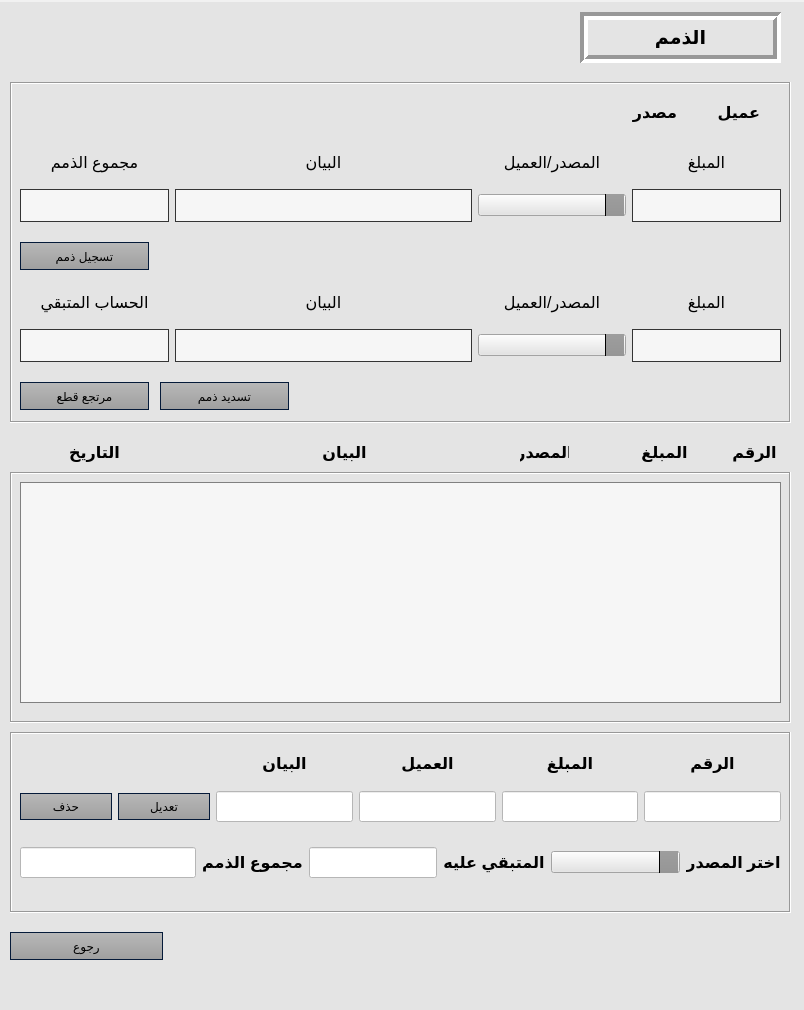
<?xml version="1.0" encoding="UTF-8"?>
<ui version="4.0">
 <class>DebtForm</class>
 <widget class="QMainWindow" name="DebtForm">
  <property name="geometry">
   <rect>
    <x>0</x>
    <y>0</y>
    <width>804</width>
    <height>1010</height>
   </rect>
  </property>
  <property name="windowTitle">
   <string>Debt From</string>
  </property>
  <property name="layoutDirection">
   <enum>Qt::RightToLeft</enum>
  </property>
  <property name="styleSheet">
   <string notr="true">background-color: #e4e4e4;
	color: #000;
	selection-background-color: #46a2da;
	selection-color: #fff;</string>
  </property>
  <widget class="QWidget" name="centralwidget">
   <widget class="QFrame" name="frame_2">
    <property name="geometry">
     <rect>
      <x>10</x>
      <y>80</y>
      <width>781</width>
      <height>341</height>
     </rect>
    </property>
    <property name="frameShape">
     <enum>QFrame::Box</enum>
    </property>
    <property name="frameShadow">
     <enum>QFrame::Sunken</enum>
    </property>
    <widget class="QWidget" name="gridLayoutWidget">
     <property name="geometry">
      <rect>
       <x>10</x>
       <y>60</y>
       <width>761</width>
       <height>80</height>
      </rect>
     </property>
     <layout class="QGridLayout" name="gridLayout" columnstretch="1,1,2,1">
      <item row="0" column="0">
       <widget class="QLabel" name="label">
        <property name="font">
         <font>
          <family>Arial</family>
          <pointsize>12</pointsize>
          <bold>false</bold>
         </font>
        </property>
        <property name="text">
         <string>المبلغ</string>
        </property>
        <property name="alignment">
         <set>Qt::AlignCenter</set>
        </property>
       </widget>
      </item>
      <item row="0" column="1">
       <widget class="QLabel" name="lblAgentSource">
        <property name="font">
         <font>
          <family>Arial</family>
          <pointsize>12</pointsize>
         </font>
        </property>
        <property name="text">
         <string>المصدر/العميل</string>
        </property>
        <property name="alignment">
         <set>Qt::AlignCenter</set>
        </property>
       </widget>
      </item>
      <item row="0" column="3">
       <widget class="QLabel" name="label_4">
        <property name="font">
         <font>
          <family>Arial</family>
          <pointsize>12</pointsize>
         </font>
        </property>
        <property name="text">
         <string>مجموع الذمم</string>
        </property>
        <property name="alignment">
         <set>Qt::AlignCenter</set>
        </property>
       </widget>
      </item>
      <item row="0" column="2">
       <widget class="QLabel" name="label_3">
        <property name="font">
         <font>
          <family>Arial</family>
          <pointsize>12</pointsize>
         </font>
        </property>
        <property name="text">
         <string>البيان</string>
        </property>
        <property name="alignment">
         <set>Qt::AlignCenter</set>
        </property>
       </widget>
      </item>
      <item row="1" column="0">
       <widget class="QLineEdit" name="inputAmount">
        <property name="font">
         <font>
          <pointsize>14</pointsize>
         </font>
        </property>
        <property name="styleSheet">
         <string notr="true">QLineEdit
{
	background-color: #f6f6f6;
	color : #000;
	border: 1px solid #343434;
	padding: 3px;
	padding-left: 5px;

}</string>
        </property>
       </widget>
      </item>
      <item row="1" column="2">
       <widget class="QLineEdit" name="inputComment">
        <property name="font">
         <font>
          <pointsize>14</pointsize>
         </font>
        </property>
        <property name="styleSheet">
         <string notr="true">QLineEdit
{
	background-color: #f6f6f6;
	color : #000;
	border: 1px solid #343434;
	padding: 3px;
	padding-left: 5px;

}</string>
        </property>
       </widget>
      </item>
      <item row="1" column="3">
       <widget class="QLineEdit" name="inputSumDebt">
        <property name="font">
         <font>
          <pointsize>14</pointsize>
         </font>
        </property>
        <property name="styleSheet">
         <string notr="true">QLineEdit
{
	background-color: #f6f6f6;
	color : #000;
	border: 1px solid #343434;
	padding: 3px;
	padding-left: 5px;

}</string>
        </property>
       </widget>
      </item>
      <item row="1" column="1">
       <widget class="QComboBox" name="cbSource">
        <property name="cursor">
         <cursorShape>PointingHandCursor</cursorShape>
        </property>
        <property name="layoutDirection">
         <enum>Qt::LeftToRight</enum>
        </property>
        <property name="styleSheet">
         <string notr="true">QComboBox::drop-down
{
	background-color: qlineargradient(spread:repeat, x1:1, y1:0, x2:1, y2:1, stop:0 rgba(157, 157, 157, 255),stop:1 rgba(150, 150, 150, 255));
    subcontrol-origin: padding;
    subcontrol-position: top right;
    width: 15px;
    border-left-width: 1px;
    border-left-color: black;
    border-left-style: solid; 

}



</string>
        </property>
       </widget>
      </item>
     </layout>
    </widget>
    <widget class="QWidget" name="gridLayoutWidget_2">
     <property name="geometry">
      <rect>
       <x>10</x>
       <y>200</y>
       <width>761</width>
       <height>80</height>
      </rect>
     </property>
     <layout class="QGridLayout" name="gridLayout_3" columnstretch="1,1,2,1">
      <item row="0" column="0">
       <widget class="QLabel" name="label_9">
        <property name="font">
         <font>
          <family>Arial</family>
          <pointsize>12</pointsize>
          <bold>false</bold>
         </font>
        </property>
        <property name="text">
         <string>المبلغ</string>
        </property>
        <property name="alignment">
         <set>Qt::AlignCenter</set>
        </property>
       </widget>
      </item>
      <item row="0" column="1">
       <widget class="QLabel" name="lblAgentSource2">
        <property name="font">
         <font>
          <family>Arial</family>
          <pointsize>12</pointsize>
         </font>
        </property>
        <property name="text">
         <string>المصدر/العميل</string>
        </property>
        <property name="alignment">
         <set>Qt::AlignCenter</set>
        </property>
       </widget>
      </item>
      <item row="0" column="3">
       <widget class="QLabel" name="label_11">
        <property name="font">
         <font>
          <family>Arial</family>
          <pointsize>12</pointsize>
         </font>
        </property>
        <property name="text">
         <string>الحساب المتبقي</string>
        </property>
        <property name="alignment">
         <set>Qt::AlignCenter</set>
        </property>
       </widget>
      </item>
      <item row="0" column="2">
       <widget class="QLabel" name="label_12">
        <property name="font">
         <font>
          <family>Arial</family>
          <pointsize>12</pointsize>
         </font>
        </property>
        <property name="text">
         <string>البيان</string>
        </property>
        <property name="alignment">
         <set>Qt::AlignCenter</set>
        </property>
       </widget>
      </item>
      <item row="1" column="0">
       <widget class="QLineEdit" name="inputAmount2">
        <property name="font">
         <font>
          <pointsize>14</pointsize>
         </font>
        </property>
        <property name="styleSheet">
         <string notr="true">QLineEdit
{
	background-color: #f6f6f6;
	color : #000;
	border: 1px solid #343434;
	padding: 3px;
	padding-left: 5px;

}</string>
        </property>
       </widget>
      </item>
      <item row="1" column="2">
       <widget class="QLineEdit" name="inputComment2">
        <property name="font">
         <font>
          <pointsize>14</pointsize>
         </font>
        </property>
        <property name="styleSheet">
         <string notr="true">QLineEdit
{
	background-color: #f6f6f6;
	color : #000;
	border: 1px solid #343434;
	padding: 3px;
	padding-left: 5px;

}</string>
        </property>
       </widget>
      </item>
      <item row="1" column="3">
       <widget class="QLineEdit" name="inputSumRest">
        <property name="font">
         <font>
          <pointsize>14</pointsize>
         </font>
        </property>
        <property name="styleSheet">
         <string notr="true">QLineEdit
{
	background-color: #f6f6f6;
	color : #000;
	border: 1px solid #343434;
	padding: 3px;
	padding-left: 5px;

}</string>
        </property>
       </widget>
      </item>
      <item row="1" column="1">
       <widget class="QComboBox" name="cbAgent">
        <property name="cursor">
         <cursorShape>PointingHandCursor</cursorShape>
        </property>
        <property name="layoutDirection">
         <enum>Qt::LeftToRight</enum>
        </property>
        <property name="styleSheet">
         <string notr="true">QComboBox::drop-down
{
	background-color: qlineargradient(spread:repeat, x1:1, y1:0, x2:1, y2:1, stop:0 rgba(157, 157, 157, 255),stop:1 rgba(150, 150, 150, 255));
    subcontrol-origin: padding;
    subcontrol-position: top right;
    width: 15px;
    border-left-width: 1px;
    border-left-color: black;
    border-left-style: solid; 

}



</string>
        </property>
       </widget>
      </item>
     </layout>
    </widget>
    <widget class="QPushButton" name="btnAdd">
     <property name="geometry">
      <rect>
       <x>10</x>
       <y>160</y>
       <width>129</width>
       <height>28</height>
      </rect>
     </property>
     <property name="styleSheet">
      <string notr="true">QPushButton {
  background-color: qlineargradient(spread:repeat, x1:1, y1:0, x2:1, y2:1, stop:0 rgba(184, 184,      184, 255),stop:1 rgba(159, 159, 159, 255));
	color: #000;
	min-width: 80px;
	border-style: solid;
	border-width: 1px;
	border-color: #051a39;
	padding: 5px;
}
QPushButton#btnAdd:hover
{
	background-color: rgba(70,162,218,50%);
	border: 1px solid #46a2da;

}

QPushButton#btnAdd:pressed {
    background-color: qlineargradient(x1: 0, y1: 0, x2: 0, y2: 1,
                                      stop: 0 #dadbde, stop: 1 #f6f7fa);
}</string>
     </property>
     <property name="text">
      <string>تسجيل ذمم</string>
     </property>
    </widget>
    <widget class="QPushButton" name="btnReturn">
     <property name="geometry">
      <rect>
       <x>10</x>
       <y>300</y>
       <width>129</width>
       <height>28</height>
      </rect>
     </property>
     <property name="styleSheet">
      <string notr="true">QPushButton {
  background-color: qlineargradient(spread:repeat, x1:1, y1:0, x2:1, y2:1, stop:0 rgba(184, 184,      184, 255),stop:1 rgba(159, 159, 159, 255));
	color: #000;
	min-width: 80px;
	border-style: solid;
	border-width: 1px;
	border-color: #051a39;
	padding: 5px;
}
QPushButton#btnReturn:hover
{
	background-color: rgba(70,162,218,50%);
	border: 1px solid #46a2da;

}

QPushButton#btnReturn:pressed {
    background-color: qlineargradient(x1: 0, y1: 0, x2: 0, y2: 1,
                                      stop: 0 #dadbde, stop: 1 #f6f7fa);
}</string>
     </property>
     <property name="text">
      <string>مرتجع قطع</string>
     </property>
    </widget>
    <widget class="QPushButton" name="btnPay">
     <property name="geometry">
      <rect>
       <x>150</x>
       <y>300</y>
       <width>129</width>
       <height>28</height>
      </rect>
     </property>
     <property name="styleSheet">
      <string notr="true">QPushButton {
  background-color: qlineargradient(spread:repeat, x1:1, y1:0, x2:1, y2:1, stop:0 rgba(184, 184,      184, 255),stop:1 rgba(159, 159, 159, 255));
	color: #000;
	min-width: 80px;
	border-style: solid;
	border-width: 1px;
	border-color: #051a39;
	padding: 5px;
}
QPushButton#btnPay:hover
{
	background-color: rgba(70,162,218,50%);
	border: 1px solid #46a2da;

}

QPushButton#btnPay:pressed {
    background-color: qlineargradient(x1: 0, y1: 0, x2: 0, y2: 1,
                                      stop: 0 #dadbde, stop: 1 #f6f7fa);
}</string>
     </property>
     <property name="text">
      <string>تسديد ذمم</string>
     </property>
    </widget>
    <widget class="QWidget" name="horizontalLayoutWidget">
     <property name="geometry">
      <rect>
       <x>610</x>
       <y>10</y>
       <width>160</width>
       <height>41</height>
      </rect>
     </property>
     <layout class="QHBoxLayout" name="horizontalLayout">
      <item>
       <widget class="QRadioButton" name="rdbAgent">
        <property name="font">
         <font>
          <family>Arial</family>
          <pointsize>12</pointsize>
          <bold>true</bold>
         </font>
        </property>
        <property name="styleSheet">
         <string notr="true">QRadioButton 
{
	color: #000;
	background-color: transparent;

}


QRadioButton#rdbAgent::indicator::unchecked:hover 
{
	background-color: darkgray;
	border: 2px solid #46a2da;
	border-radius: 6px;
}


QRadioButton#rdbAgent::indicator::checked 
{
	border: 2px solid #52beff;
	border-radius: 6px;
	background-color: #0088da;  
	width: 9px; 
	height: 9px; 

}</string>
        </property>
        <property name="text">
         <string>عميل</string>
        </property>
       </widget>
      </item>
      <item>
       <widget class="QRadioButton" name="rdbSource">
        <property name="font">
         <font>
          <family>Arial</family>
          <pointsize>12</pointsize>
          <bold>true</bold>
         </font>
        </property>
        <property name="styleSheet">
         <string notr="true">QRadioButton 
{
	color: #000;
	background-color: transparent;

}


QRadioButton#rdbSource::indicator::unchecked:hover 
{
	background-color: darkgray;
	border: 2px solid #46a2da;
	border-radius: 6px;
}


QRadioButton#rdbSource::indicator::checked 
{
	border: 2px solid #52beff;
	border-radius: 6px;
	background-color: #0088da;  
	width: 9px; 
	height: 9px; 

}</string>
        </property>
        <property name="text">
         <string>مصدر</string>
        </property>
       </widget>
      </item>
     </layout>
    </widget>
   </widget>
   <widget class="QFrame" name="frame">
    <property name="geometry">
     <rect>
      <x>580</x>
      <y>10</y>
      <width>201</width>
      <height>51</height>
     </rect>
    </property>
    <property name="frameShape">
     <enum>QFrame::Box</enum>
    </property>
    <property name="frameShadow">
     <enum>QFrame::Sunken</enum>
    </property>
    <property name="lineWidth">
     <number>4</number>
    </property>
    <widget class="QLabel" name="label_13">
     <property name="geometry">
      <rect>
       <x>30</x>
       <y>10</y>
       <width>141</width>
       <height>31</height>
      </rect>
     </property>
     <property name="font">
      <font>
       <family>Arial</family>
       <pointsize>14</pointsize>
       <bold>true</bold>
      </font>
     </property>
     <property name="text">
      <string>الذمم</string>
     </property>
     <property name="alignment">
      <set>Qt::AlignCenter</set>
     </property>
    </widget>
   </widget>
   <widget class="QPushButton" name="btnBack">
    <property name="geometry">
     <rect>
      <x>10</x>
      <y>930</y>
      <width>153</width>
      <height>28</height>
     </rect>
    </property>
    <property name="styleSheet">
     <string notr="true">QPushButton {
  background-color: qlineargradient(spread:repeat, x1:1, y1:0, x2:1, y2:1, stop:0 rgba(184, 184,      184, 255),stop:1 rgba(159, 159, 159, 255));
	color: #000;
	min-width: 80px;
	border-style: solid;
	border-width: 1px;
	border-color: #051a39;
	padding: 5px;
}
QPushButton#btnBack:hover
{
	background-color: rgba(70,162,218,50%);
	border: 1px solid #46a2da;

}

QPushButton#btnBack:pressed {
    background-color: qlineargradient(x1: 0, y1: 0, x2: 0, y2: 1,
                                      stop: 0 #dadbde, stop: 1 #f6f7fa);
}</string>
    </property>
    <property name="text">
     <string>رجوع</string>
    </property>
   </widget>
   <widget class="QLabel" name="label_2">
    <property name="geometry">
     <rect>
      <x>730</x>
      <y>440</y>
      <width>49</width>
      <height>21</height>
     </rect>
    </property>
    <property name="font">
     <font>
      <family>Arial</family>
      <pointsize>12</pointsize>
      <bold>true</bold>
     </font>
    </property>
    <property name="layoutDirection">
     <enum>Qt::RightToLeft</enum>
    </property>
    <property name="text">
     <string>الرقم</string>
    </property>
    <property name="alignment">
     <set>Qt::AlignCenter</set>
    </property>
   </widget>
   <widget class="QLabel" name="label_5">
    <property name="geometry">
     <rect>
      <x>320</x>
      <y>440</y>
      <width>49</width>
      <height>21</height>
     </rect>
    </property>
    <property name="font">
     <font>
      <family>Arial</family>
      <pointsize>12</pointsize>
      <bold>true</bold>
     </font>
    </property>
    <property name="layoutDirection">
     <enum>Qt::RightToLeft</enum>
    </property>
    <property name="text">
     <string>البيان</string>
    </property>
    <property name="alignment">
     <set>Qt::AlignCenter</set>
    </property>
   </widget>
   <widget class="QLabel" name="label_6">
    <property name="geometry">
     <rect>
      <x>640</x>
      <y>440</y>
      <width>49</width>
      <height>21</height>
     </rect>
    </property>
    <property name="font">
     <font>
      <family>Arial</family>
      <pointsize>12</pointsize>
      <bold>true</bold>
     </font>
    </property>
    <property name="layoutDirection">
     <enum>Qt::RightToLeft</enum>
    </property>
    <property name="text">
     <string>المبلغ</string>
    </property>
    <property name="alignment">
     <set>Qt::AlignCenter</set>
    </property>
   </widget>
   <widget class="QFrame" name="frame_4">
    <property name="geometry">
     <rect>
      <x>10</x>
      <y>470</y>
      <width>781</width>
      <height>251</height>
     </rect>
    </property>
    <property name="frameShape">
     <enum>QFrame::Box</enum>
    </property>
    <property name="frameShadow">
     <enum>QFrame::Sunken</enum>
    </property>
    <widget class="QListView" name="listViewDebtList">
     <property name="geometry">
      <rect>
       <x>10</x>
       <y>10</y>
       <width>761</width>
       <height>221</height>
      </rect>
     </property>
     <property name="layoutDirection">
      <enum>Qt::RightToLeft</enum>
     </property>
     <property name="styleSheet">
      <string notr="true">QListView 
{
	background-color: #f6f6f6;
    border : none;
    color: #000;
    show-decoration-selected: 1; 
    outline: 0;
	border: 1px solid gray;

}


QListView#listViewAgentsDebts::disabled 
{
	background-color: #656565;
	color: #1b1b1b;
    border: 1px solid #656565;

}


QListView#listViewAgentsDebts::item 
{
	background-color: #f6f6f6;
    padding: 1px;

}


QListView#listViewAgentsDebts::item:alternate 
{
    background-color: #c6c6c6;

}


QListView#listViewAgentsDebts::item:alternate:selected
{
    background-color: red;

}


QListView#listViewAgentsDebts::item:selected 
{
	background-color: #b78620;
	border: 1px solid #b78620;
	color: #fff;

}


QListView#listViewAgentsDebts::item:selected:!active 
{
	background-color: #46a2da;
	border: 1px solid #46a2da;
	color: #fff;

}


QListView#listViewAgentsDebts::item:selected:active 
{
	background-color: #46a2da;
	border: 1px solid #46a2da;
	color: #fff;

}


QListView#listViewAgentsDebts::item:hover {
    background-color: #5e5e5e;
    border: none;
    color: #000;

}</string>
     </property>
    </widget>
   </widget>
   <widget class="QFrame" name="frame_5">
    <property name="geometry">
     <rect>
      <x>10</x>
      <y>730</y>
      <width>781</width>
      <height>181</height>
     </rect>
    </property>
    <property name="frameShape">
     <enum>QFrame::Box</enum>
    </property>
    <property name="frameShadow">
     <enum>QFrame::Sunken</enum>
    </property>
    <widget class="QWidget" name="gridLayoutWidget_3">
     <property name="geometry">
      <rect>
       <x>10</x>
       <y>10</y>
       <width>761</width>
       <height>80</height>
      </rect>
     </property>
     <layout class="QGridLayout" name="gridLayout_2">
      <item row="0" column="6">
       <widget class="QLabel" name="label_10">
        <property name="font">
         <font>
          <family>Arial</family>
          <pointsize>12</pointsize>
          <bold>true</bold>
         </font>
        </property>
        <property name="layoutDirection">
         <enum>Qt::RightToLeft</enum>
        </property>
        <property name="text">
         <string>البيان</string>
        </property>
        <property name="alignment">
         <set>Qt::AlignCenter</set>
        </property>
       </widget>
      </item>
      <item row="1" column="7">
       <widget class="QPushButton" name="btnEdit">
        <property name="styleSheet">
         <string notr="true">QPushButton {
  background-color: qlineargradient(spread:repeat, x1:1, y1:0, x2:1, y2:1, stop:0 rgba(184, 184,      184, 255),stop:1 rgba(159, 159, 159, 255));
	color: #000;
	min-width: 80px;
	border-style: solid;
	border-width: 1px;
	border-color: #051a39;
	padding: 5px;
}
QPushButton#btnEdit:hover
{
	background-color: rgba(70,162,218,50%);
	border: 1px solid #46a2da;

}

QPushButton#btnEdit:pressed {
    background-color: qlineargradient(x1: 0, y1: 0, x2: 0, y2: 1,
                                      stop: 0 #dadbde, stop: 1 #f6f7fa);
}</string>
        </property>
        <property name="text">
         <string>تعديل</string>
        </property>
       </widget>
      </item>
      <item row="1" column="2">
       <widget class="QLineEdit" name="inputNum">
        <property name="font">
         <font>
          <pointsize>14</pointsize>
         </font>
        </property>
        <property name="styleSheet">
         <string notr="true">background-color: rgb(255, 255, 255);</string>
        </property>
       </widget>
      </item>
      <item row="1" column="6">
       <widget class="QLineEdit" name="inputComment_2">
        <property name="font">
         <font>
          <pointsize>14</pointsize>
         </font>
        </property>
        <property name="styleSheet">
         <string notr="true">background-color: rgb(255, 255, 255);</string>
        </property>
       </widget>
      </item>
      <item row="0" column="5">
       <widget class="QLabel" name="label_14">
        <property name="font">
         <font>
          <family>Arial</family>
          <pointsize>12</pointsize>
          <bold>true</bold>
         </font>
        </property>
        <property name="layoutDirection">
         <enum>Qt::RightToLeft</enum>
        </property>
        <property name="text">
         <string>العميل</string>
        </property>
        <property name="alignment">
         <set>Qt::AlignCenter</set>
        </property>
       </widget>
      </item>
      <item row="0" column="2">
       <widget class="QLabel" name="label_7">
        <property name="font">
         <font>
          <family>Arial</family>
          <pointsize>12</pointsize>
          <bold>true</bold>
         </font>
        </property>
        <property name="layoutDirection">
         <enum>Qt::RightToLeft</enum>
        </property>
        <property name="text">
         <string>الرقم</string>
        </property>
        <property name="alignment">
         <set>Qt::AlignCenter</set>
        </property>
       </widget>
      </item>
      <item row="1" column="4">
       <widget class="QLineEdit" name="inputSum">
        <property name="font">
         <font>
          <pointsize>14</pointsize>
         </font>
        </property>
        <property name="styleSheet">
         <string notr="true">background-color: rgb(255, 255, 255);</string>
        </property>
       </widget>
      </item>
      <item row="0" column="4">
       <widget class="QLabel" name="label_8">
        <property name="font">
         <font>
          <family>Arial</family>
          <pointsize>12</pointsize>
          <bold>true</bold>
         </font>
        </property>
        <property name="layoutDirection">
         <enum>Qt::RightToLeft</enum>
        </property>
        <property name="text">
         <string>المبلغ</string>
        </property>
        <property name="alignment">
         <set>Qt::AlignCenter</set>
        </property>
       </widget>
      </item>
      <item row="1" column="5">
       <widget class="QLineEdit" name="inputAgent">
        <property name="font">
         <font>
          <pointsize>14</pointsize>
         </font>
        </property>
        <property name="styleSheet">
         <string notr="true">background-color: rgb(255, 255, 255);</string>
        </property>
       </widget>
      </item>
      <item row="1" column="8">
       <widget class="QPushButton" name="btnDelete">
        <property name="styleSheet">
         <string notr="true">QPushButton {
  background-color: qlineargradient(spread:repeat, x1:1, y1:0, x2:1, y2:1, stop:0 rgba(184, 184,      184, 255),stop:1 rgba(159, 159, 159, 255));
	color: #000;
	min-width: 80px;
	border-style: solid;
	border-width: 1px;
	border-color: #051a39;
	padding: 5px;
}
QPushButton#btnDelete:hover
{
	background-color: rgba(70,162,218,50%);
	border: 1px solid #46a2da;

}

QPushButton#btnDelete:pressed {
    background-color: qlineargradient(x1: 0, y1: 0, x2: 0, y2: 1,
                                      stop: 0 #dadbde, stop: 1 #f6f7fa);
}</string>
        </property>
        <property name="text">
         <string>حذف</string>
        </property>
       </widget>
      </item>
     </layout>
    </widget>
    <widget class="QWidget" name="horizontalLayoutWidget_2">
     <property name="geometry">
      <rect>
       <x>10</x>
       <y>100</y>
       <width>761</width>
       <height>61</height>
      </rect>
     </property>
     <layout class="QHBoxLayout" name="horizontalLayout_2" stretch="1,2,0,2,0,0">
      <item>
       <widget class="QLabel" name="label_17">
        <property name="font">
         <font>
          <family>Arial</family>
          <pointsize>12</pointsize>
          <bold>true</bold>
         </font>
        </property>
        <property name="layoutDirection">
         <enum>Qt::RightToLeft</enum>
        </property>
        <property name="text">
         <string>اختر المصدر</string>
        </property>
        <property name="alignment">
         <set>Qt::AlignCenter</set>
        </property>
       </widget>
      </item>
      <item>
       <widget class="QComboBox" name="cbAgents">
        <property name="cursor">
         <cursorShape>PointingHandCursor</cursorShape>
        </property>
        <property name="layoutDirection">
         <enum>Qt::LeftToRight</enum>
        </property>
        <property name="styleSheet">
         <string notr="true">QComboBox::drop-down
{
	background-color: qlineargradient(spread:repeat, x1:1, y1:0, x2:1, y2:1, stop:0 rgba(157, 157, 157, 255),stop:1 rgba(150, 150, 150, 255));
    subcontrol-origin: padding;
    subcontrol-position: top right;
    width: 15px;
    border-left-width: 1px;
    border-left-color: black;
    border-left-style: solid; 

}



</string>
        </property>
       </widget>
      </item>
      <item>
       <widget class="QLabel" name="label_16">
        <property name="font">
         <font>
          <family>Arial</family>
          <pointsize>12</pointsize>
          <bold>true</bold>
         </font>
        </property>
        <property name="layoutDirection">
         <enum>Qt::RightToLeft</enum>
        </property>
        <property name="text">
         <string>المتبقي عليه</string>
        </property>
        <property name="alignment">
         <set>Qt::AlignCenter</set>
        </property>
       </widget>
      </item>
      <item>
       <widget class="QLineEdit" name="inpuToPay">
        <property name="font">
         <font>
          <pointsize>14</pointsize>
         </font>
        </property>
        <property name="styleSheet">
         <string notr="true">background-color: rgb(255, 255, 255);</string>
        </property>
       </widget>
      </item>
      <item>
       <widget class="QLabel" name="label_15">
        <property name="font">
         <font>
          <family>Arial</family>
          <pointsize>12</pointsize>
          <bold>true</bold>
         </font>
        </property>
        <property name="layoutDirection">
         <enum>Qt::RightToLeft</enum>
        </property>
        <property name="text">
         <string>مجموع الذمم</string>
        </property>
        <property name="alignment">
         <set>Qt::AlignCenter</set>
        </property>
       </widget>
      </item>
      <item>
       <widget class="QLineEdit" name="inputSumDebts">
        <property name="font">
         <font>
          <pointsize>14</pointsize>
         </font>
        </property>
        <property name="styleSheet">
         <string notr="true">background-color: rgb(255, 255, 255);</string>
        </property>
       </widget>
      </item>
     </layout>
    </widget>
   </widget>
   <widget class="QLabel" name="label_18">
    <property name="geometry">
     <rect>
      <x>520</x>
      <y>440</y>
      <width>49</width>
      <height>21</height>
     </rect>
    </property>
    <property name="font">
     <font>
      <family>Arial</family>
      <pointsize>12</pointsize>
      <bold>true</bold>
     </font>
    </property>
    <property name="layoutDirection">
     <enum>Qt::RightToLeft</enum>
    </property>
    <property name="text">
     <string>المصدر</string>
    </property>
    <property name="alignment">
     <set>Qt::AlignCenter</set>
    </property>
   </widget>
   <widget class="QLabel" name="label_19">
    <property name="geometry">
     <rect>
      <x>70</x>
      <y>440</y>
      <width>49</width>
      <height>21</height>
     </rect>
    </property>
    <property name="font">
     <font>
      <family>Arial</family>
      <pointsize>12</pointsize>
      <bold>true</bold>
     </font>
    </property>
    <property name="layoutDirection">
     <enum>Qt::RightToLeft</enum>
    </property>
    <property name="text">
     <string>التاريخ</string>
    </property>
    <property name="alignment">
     <set>Qt::AlignCenter</set>
    </property>
   </widget>
  </widget>
  <widget class="QMenuBar" name="menubar">
   <property name="geometry">
    <rect>
     <x>0</x>
     <y>0</y>
     <width>804</width>
     <height>24</height>
    </rect>
   </property>
   <property name="styleSheet">
    <string notr="true">QMenuBar 
{
	background-color: qlineargradient(spread:repeat, x1:1, y1:0, x2:1, y2:1, stop:0 rgba(227, 227, 227, 255),stop:1 rgba(187, 187, 187, 255));
	border: 1px solid #f1f1f1;
	color: #000;

}
</string>
   </property>
  </widget>
  <widget class="QStatusBar" name="statusbar"/>
 </widget>
 <resources/>
 <connections/>
</ui>
